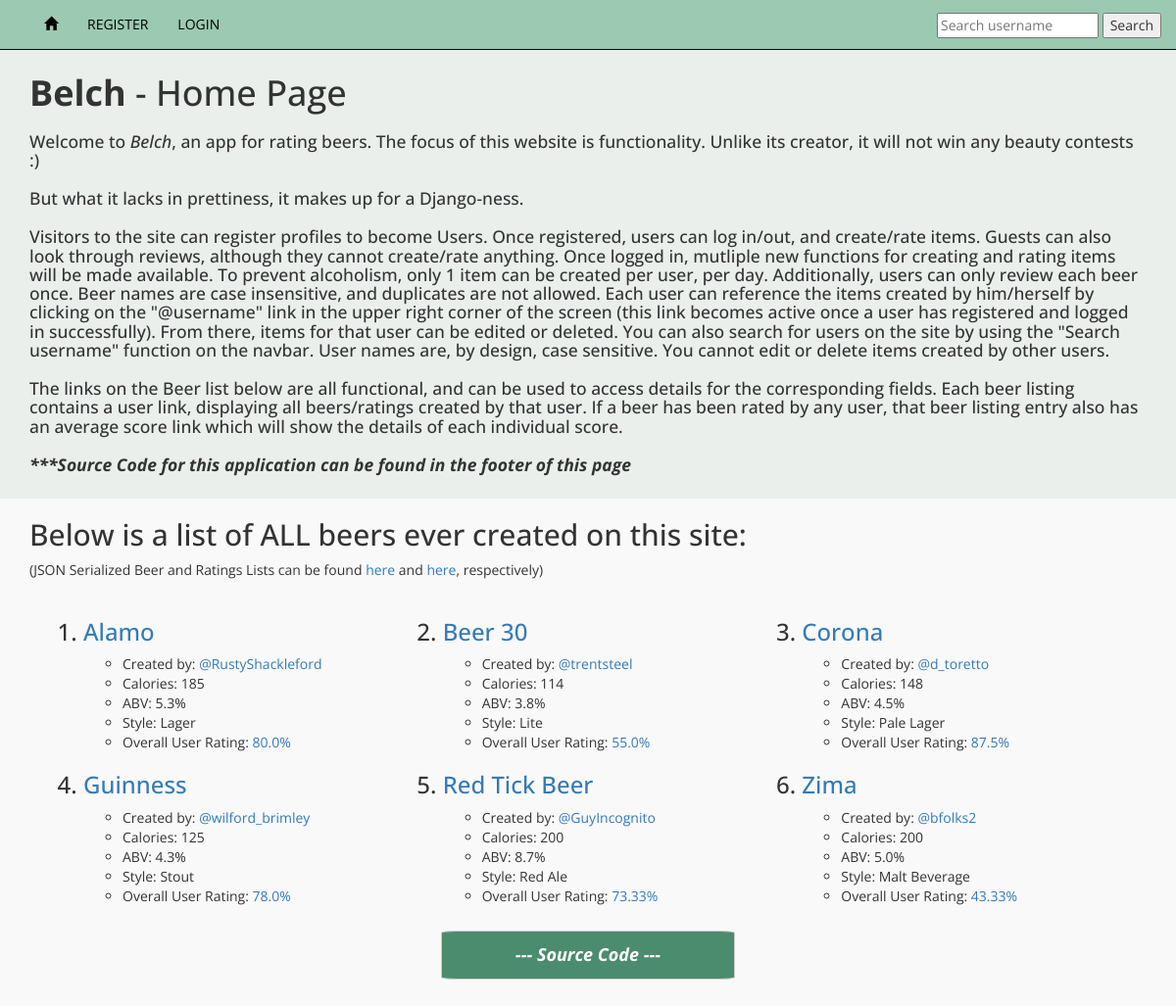
The page / on the database its author committed.
### mybeerapp/models.py (models this page shows, shortened)
class Beer(models.Model):
    user=models.ForeignKey(User, related_name='beers', default=1)
    name=models.CharField(max_length=256)
    slug=models.SlugField(allow_unicode=True, default='')
    calories=models.PositiveIntegerField()
    abv=models.DecimalField(max_digits=3, decimal_places=1, error_messages=
    {'max_whole_digits': 'Number must be from 0.0 - 99.9, one decimal place max',
    'max_decimal_places': 'Number must be from 0.0 - 99.9, one decimal place max',
    'max_digits': 'Number must be from 0.0 - 99.9, one decimal place max',
    'max_value': 'Number must be from 0.0 - 99.9, one decimal place max',
    'min_value': 'Number must be from 0.0 - 99.9, one decimal place max',
    })
    style=models.CharField(default="It's a beer", max_length=256)
    location=models.CharField(max_length=256)
    created_at = models.DateTimeField(default=timezone.now)
    glass=models.ForeignKey(Glass, related_name='beers', default=1)
    def _get_total_average(self):
        count=self.ratings.count()
        total=0
        for rating in self.ratings.all():
            total=total+rating.average
        if count==0:
            count=1
        return round((total/count),2)
    total_average = property(_get_total_average)
    def _get_slug_name(self):
        return slugify(self.name)
    slug_name = property(_get_slug_name)
    class Meta:
        ordering = ["name"]

class Rating(models.Model):
    five_choices=(
        (1,'1/5'),
        (2,'2/5'),
        (3,'3/5'),
        (4,'4/5'),
        (5,'5/5'),
    )
    ten_choices=(
        (1,'1/10'),
        (2,'2/10'),
        (3,'3/10'),
        (4,'4/10'),
        (5,'5/10'),
        (6,'6/10'),
        (7,'7/10'),
        (8,'8/10'),
        (9,'9/10'),
        (10,'10/10'),
    )
    user=models.ForeignKey(User, related_name='user_ratings', default=1)
    beer=models.ForeignKey(Beer, related_name='ratings')
    aroma=models.PositiveIntegerField(choices=five_choices)
    appearance=models.PositiveIntegerField(choices=five_choices)
    taste=models.PositiveIntegerField(choices=ten_choices) #taste is weighted
    def _get_average(self):
        return round(((self.aroma + self.appearance + self.taste)/20)*100)
    average = property(_get_average)

### mybeerapp/views.py (the view)
# urls.py: url(r'^$', views.index, name='index'),
def index(request):
    beers=Beer.objects.all().order_by('name')
    return render(request, 'index.html', {'beers':beers})

### templates/index.html
{% extends 'base.html' %}
{% block unbound %}
  <div class="introsection">
    <div class="container">
      <h1><strong>Belch</strong> - Home Page</h1>
      <h3>Welcome to <em>Belch</em>, an app for rating beers.  The focus of this website is functionality.  Unlike its creator,
      it will not win any beauty contests :) </h3>
      <h3>But what it lacks in prettiness, it makes up for a Django-ness.</h3>
      <h3>Visitors to the site can register profiles to become Users.  Once registered, users can log in/out, and create/rate items.
      Guests can also look through reviews, although they cannot create/rate anything.  Once logged in, mutliple new functions for
      creating and rating items will be made available.  To prevent alcoholism, only 1 item can be created per user, per day.
      Additionally, users can only review each beer once.  Beer names are case insensitive, and duplicates are not allowed.
      Each user can reference the items created by him/herself by clicking on the "@username" link in the upper right corner of the
      screen (this link becomes active once a user has registered and logged in successfully).  From there, items for that user can be
      edited or deleted.  You can also search for users on the site by using the "Search username" function on the navbar.
      User names are, by design, case sensitive.  You cannot edit or delete items created by other users.</h3>
      <h3>The links on the Beer list below are all functional, and can be used to access details for the corresponding fields.
      Each beer listing contains a user link, displaying all beers/ratings created by that user.
      If a beer has been rated by any user, that beer listing entry also has an average score link which will show
      the details of each individual score.</h3>
      <h3><strong><em>***Source Code for this application can be found in the footer of this page</em></strong></h3>
    </div>
  </div>
  <div class="middlesection">
    <div class="container">
      <h2>Below is a list of ALL beers ever created on this site:</h2>
      <p>(JSON Serialized Beer and Ratings Lists can be found <a href="{% url 'mybeerapp:beerserial' %}">here</a>
          and <a href="{% url 'mybeerapp:ratingserial' %}">here</a>, respectively)</p>
      <ol>
        <div class="table">
          {% for beer in beers %}
            <div class="col-md-4 col-xs-6">
              <h3><li><a href="{% url 'mybeerapp:beer_details' slug=beer.slug %}">{{beer.name}}</a></li></h3>
              <ul>
                <li>Created by: <a href="{% url 'mybeerapp:user_beerlist' username=beer.user.username %}">@{{beer.user}}</a></li>
                <li>Calories: {{beer.calories}}</li>
                <li>ABV: {{beer.abv}}%</li>
                <li>Style: {{beer.style}}</li>
                {% if beer.ratings.count %}
                  <li>Overall User Rating: <a href="{% url 'mybeerapp:rating_details' slug=beer.slug %}">{{beer.total_average}}%</a></li>
                {% endif %}
              </ul>
            </div>
          {% endfor %}
        </div>
      </ol>
    </div>
  </div>
  <div class="container">
    <div class="source_button">
      <a href="https://github.com/bfolks2/Python-Challenge-Beer-API"><button class="btn btn-default" type="button">--- Source Code ---</button></a>
    </div>
  </div>
{% endblock %}

### static/BeerAPI/css/master2.css (style rules this page uses)
body { background-color: #f9f9f9; padding-top: 30px; padding-bottom: 30px; font-family: 'Open Sans',sans-serif; }
.introsection .container h3 { font-size: 1.25em; }
.introsection { padding-top: 25px; padding-bottom: 15px; background-color: #eaefec; }
.source_button { padding-top: 25px; text-align: center; }
.btn-default { background-color: #4b8c6e; color: white; font-weight: bold; font-style: italic; font-size: 18px; width: 300px; height: 50px; border-radius: 5%; }

### rows shown on the page
Beer: name "Alamo", user "RustyShackleford", calories "185", abv "5.3", style "Lager", total_average "80.0"
Beer: name "Beer 30", user "trentsteel", calories "114", abv "3.8", style "Lite", total_average "55.0"
Beer: name "Corona", user "d_toretto", calories "148", abv "4.5", style "Pale Lager", total_average "87.5"
Beer: name "Guinness", user "wilford_brimley", calories "125", abv "4.3", style "Stout", total_average "78.0"
Beer: name "Red Tick Beer", user "GuyIncognito", calories "200", abv "8.7", style "Red Ale", total_average "73.33"
Beer: name "Zima", user "bfolks2", calories "200", abv "5.0", style "Malt Beverage", total_average "43.33"
